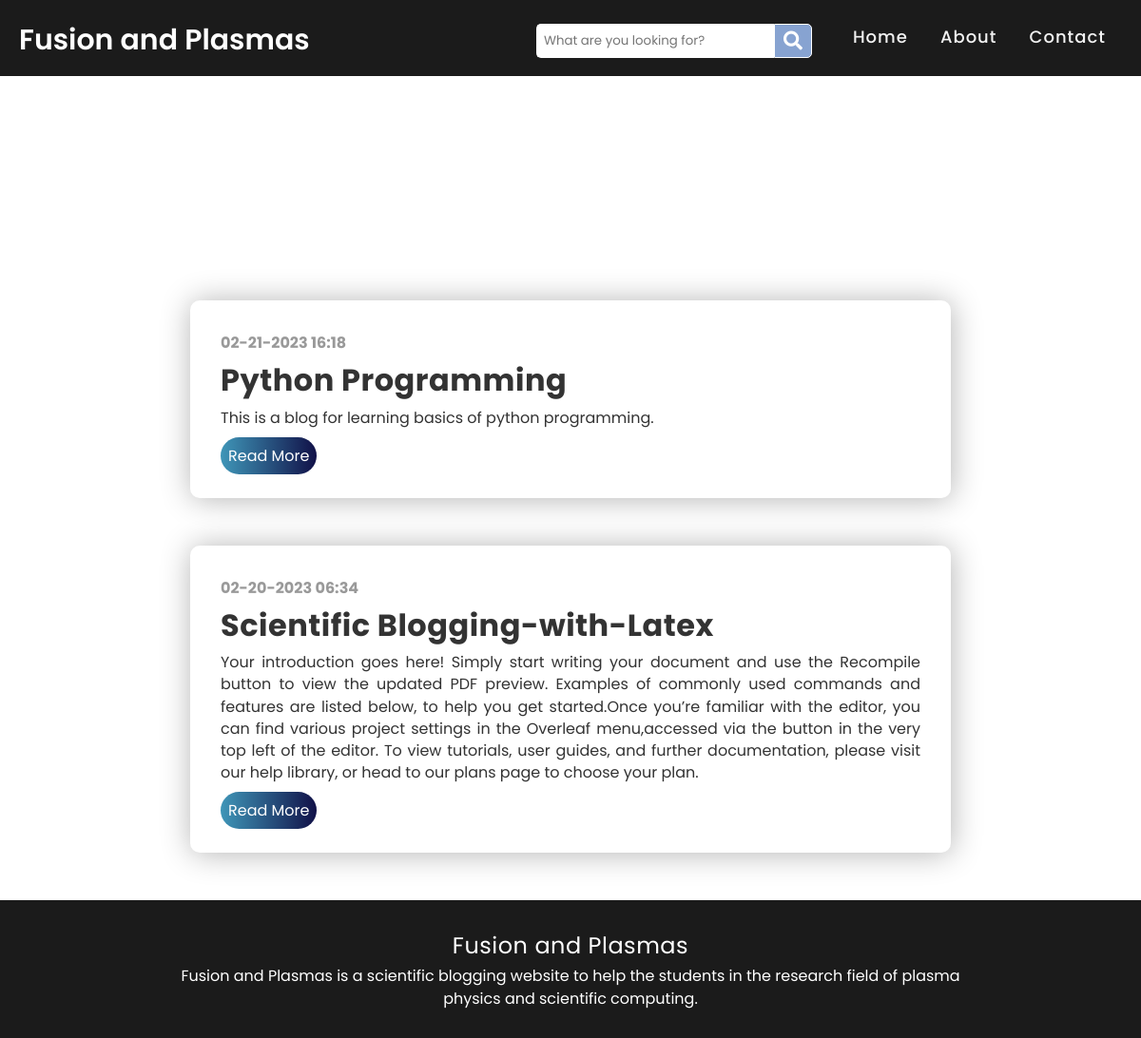
The app's page /search/ with its own data.
### posts/models.py (models this page shows, shortened)
class Post(models.Model):
    ACTIVE='active'
    DRAFT='draft'
    CHOICES_STATUS=(
        (ACTIVE, 'Active'),
        (DRAFT, 'Draft')
    )
    title=models.CharField(max_length=255)
    slug=models.SlugField(max_length=255)
    intro=models.TextField(max_length=500)
    body=RichTextUploadingField(blank=True, null=True)
    created_at=models.DateTimeField(auto_now_add=True)
    status=models.CharField(max_length=10, choices=CHOICES_STATUS, default=ACTIVE)
    class Meta:
        ordering=('-created_at',)

### posts/views.py (the view)
# urls.py: path('search/', views.search, name='search'),
def search(request):
    query=request.GET.get('query', '')
    posts=Post.objects.filter(status=Post.ACTIVE).filter(Q(title__icontains=query) | Q(intro__icontains=query) | Q(body__icontains=query))
    return render(request, 'posts/search.html', {'posts': posts, 'query': query})

### posts/templates/posts/search.html (shortened to what this page needs)
{% extends "blog/base.html" %}
{% block content %}
<div class="search_title">
    <h1>Search Results</h1>
    <h2>Query:  "{{ query }}"</h2>
</div>
{% for post in posts %}
    <div class="blog_post">
        <div class="container_copy">
            <a href="{% url 'post_detail' post.slug %}">
                <h3>{{post.created_at|date:'m-d-Y H:i'}}</h3>
                <h1>{{post.title}}</h1>
                <p>{{post.intro}}</p>
                <a href="{% url 'post_detail' post.slug %}" class="btn_primary" target="_blank">Read More</a>
            </a>
        </div>
    </div>
{% empty %}
    <div class="empty_content">
        <p>No result for the given query....</p>
    </div>
{% endfor %}
{% endblock %}

### blog/static/blog/style.css (style rules this page uses)
* { margin: 0; padding: 0; box-sizing: border-box; font-family: 'Poppins', sans-serif; }
.search_title, .empty_content { margin: 10px auto; width:fit-content; }
.search_title h1, .search_title h2, .empty_content p { color: white; }
.blog_post { background: #fff; max-width: 800px; max-height: 400px; border-radius: 10px; box-shadow: 1px 1px 2rem rgba(0, 0, 0, 0.3); margin: 50px auto; }
.container_copy { padding: 2rem 2rem 2rem 2rem; text-align: justify; }
.container_copy a:link { text-decoration: none; }
h3 { margin: 0 0 0.2rem 0; color: #999; font-size: 1rem; }
h1 { margin: 0 0 0.2rem 0; font-size: 2rem; letter-spacing: 0.5px; color: #333; }
p { margin: 0 0 1rem 0; font-size: 1 rem; line-height: 1.45; color: #333; }
h2 { margin-bottom: 1rem; }
.btn_primary, .submit_button { border: none; outline: none; background: linear-gradient(90deg, #3f96b8, #111148); padding: 0.5rem; border-radius: 50px; color: white; font-size: 1rem; transition: all 0.2s ease-in; text-decoration: none; }

### records on screen
Post: created_at "02-21-2023 16:18", title "Python Programming", intro "This is a blog for learning basics of python programming."
Post: created_at "02-20-2023 06:34", title "Scientific Blogging-with-Latex", intro "Your introduction goes here! Simply start writing your document and use the Recompile button to view the updated PDF preview. Examples of commonly used commands and features are listed below, to help you get started.Once you’re familiar with the editor, you can find various project settings in the Overleaf menu,accessed via the button in the very top left of the editor. To view tutorials, user guides, and further documentation, please visit our help library, or head to our plans page to choose your plan."
